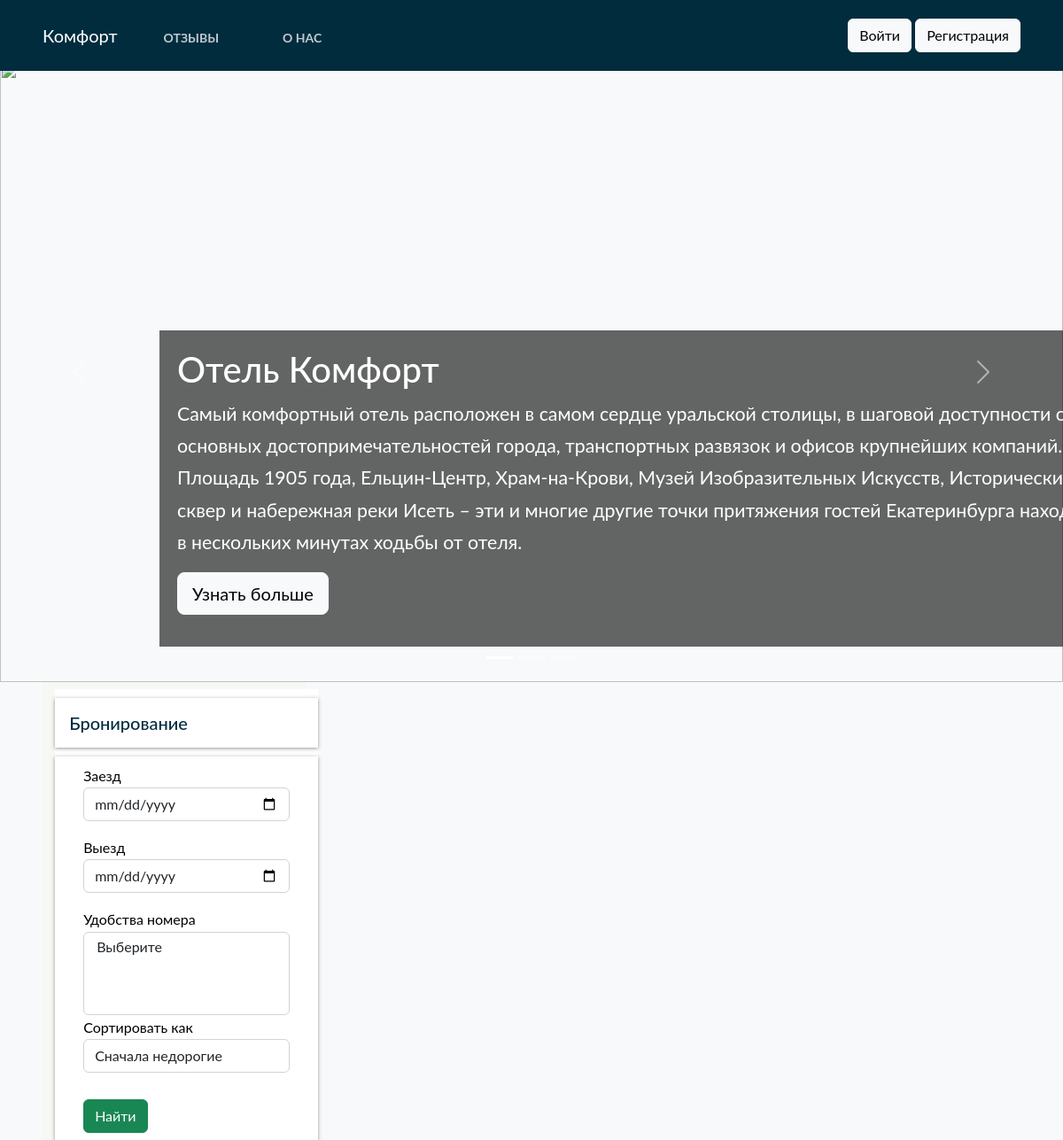
/, run on an earlier commit of the app's database.
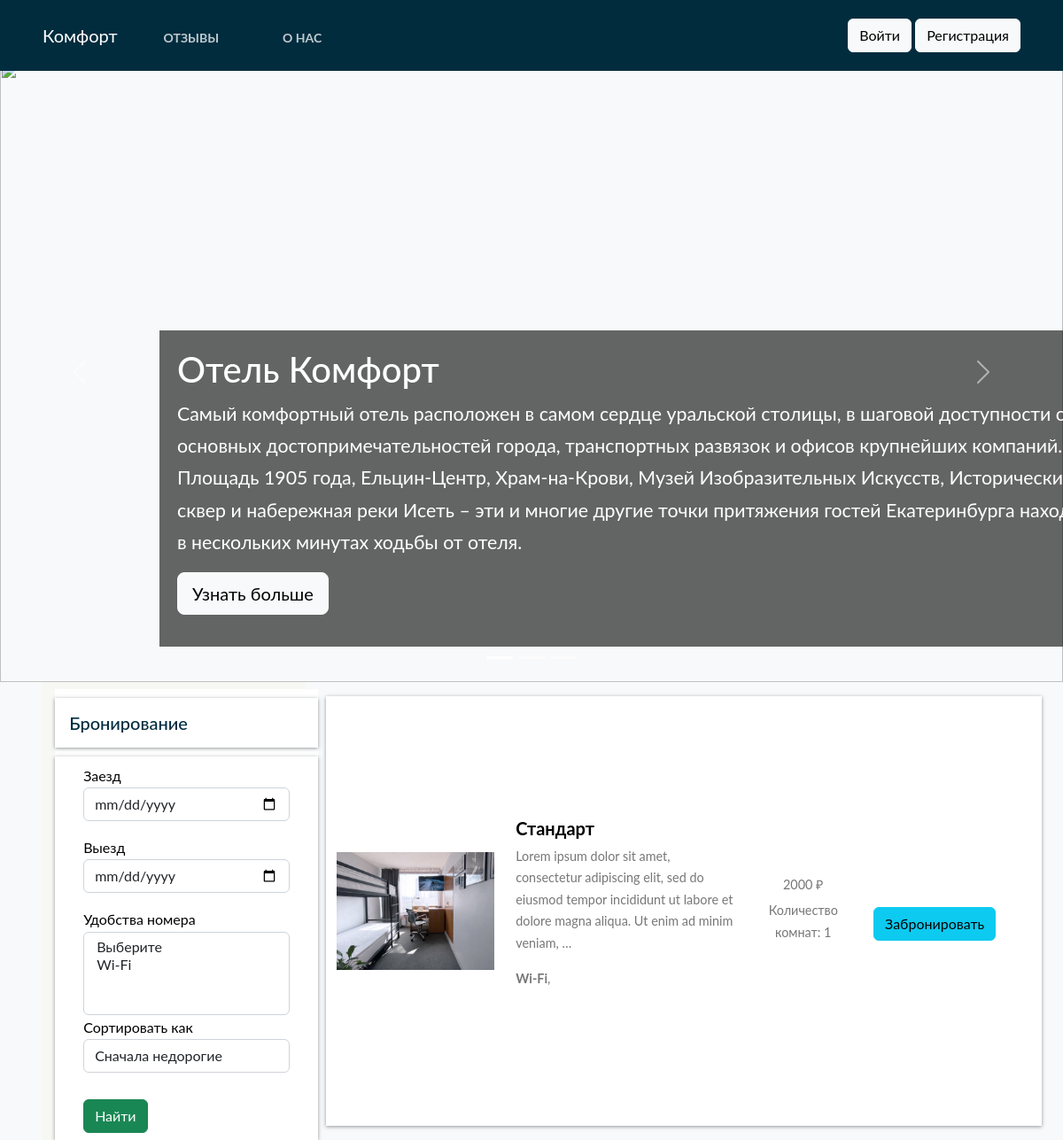
And on a later commit of the database.
### home/models.py (models this page shows, shortened)
class BaseModel(models.Model):
    uid = models.UUIDField(default=uuid.uuid4   , editable=False , primary_key=True)
    created_at = models.DateField(auto_now_add=True)
    updated_at = models.DateField(auto_now_add=True)
    class Meta:
        abstract = True

class Hotel(BaseModel):
    hotel_name= models.CharField(max_length=100)
    hotel_price = models.IntegerField()
    description = models.TextField(max_length=200)
    amenities = models.ManyToManyField(Amenities)
    room_count = models.IntegerField(default=10)

class HotelImages(BaseModel):
    hotel= models.ForeignKey(Hotel ,related_name="images", on_delete=models.CASCADE)
    images = models.ImageField(upload_to="hotels")

class Amenities(BaseModel):
    amenity_name = models.CharField(max_length=100)

### home/views.py (the view)
# urls.py: path('', home, name='home'),
def home(request):
    amenities_objs = Amenities.objects.all()
    hotels_objs = Hotel.objects.all()
    sort_by = request.GET.get('sort_by')
    search = request.GET.get('search')
    amenities = request.GET.getlist('amenities')
    print(amenities)
    if sort_by:
        if sort_by == 'ASC':
            hotels_objs = hotels_objs.order_by('hotel_price')
        elif sort_by == 'DSC':
            hotels_objs = hotels_objs.order_by('-hotel_price')
    if search:
        hotels_objs = hotels_objs.filter(
            Q(hotel_name__icontains = search) |
            Q(description__icontains = search) )
    if len(amenities):
        hotels_objs = hotels_objs.filter(amenities__amenity_name__in = amenities).distinct()
    context = {'amenities_objs' : amenities_objs , 'hotels_objs' : hotels_objs , 'sort_by' : sort_by
    , 'search' : search , 'amenities' : amenities}
    return render(request , 'home.html' ,context)

### templates/home.html (shortened to what the changed rows need)
{% extends "base.html" %}
{%  block start %}
<div id="myCarousel" class="carousel slide" data-bs-ride="carousel" style="height: 700px; margin-top:70px">
    <div class="carousel-inner">
      <div class="carousel-item active">
        <div class="container">
          <div class="carousel-caption text-start">
              <div style="background: rgba(0, 0, 0, .6); padding: 20px;width:1100px">
            <h1 style="">Отель Комфорт</h1>
            </div>
          </div>
        </div>
      </div>
    </div>
  </div>
<div class="container-fluid" style="display: flex;">
    <section class="search-container" style="background:#f7f8f3; margin-left:3%;">
        <div class="container" style="margin-left:5%; margin-right:5%">
            <div class="row">
                    <div class="col-lg-12">
                    <div class="row mt-2 justify-content-between">
                        <div class="filter-card">
                            <form action="#">
                        <div class="">
                            <div class="form-inline">
                               <label class="" for="exampleFormControlSelect1">Удобства номера</label>
                                <select name="amenities" class="form-control" multiple>
                                <option value="">Выберите</option>
                                {% for amenities_obj in amenities_objs %}
                                <option {% if amenities_obj.amenity_name in amenities  %} selected {%endif%}value="{{amenities_obj.amenity_name}}">{{amenities_obj.amenity_name}}</option>
                                    {% endfor %}
                            </select>
                            </div>
                        </div>
                        </form>
                    </div>
                 </div>
            </div>
         </div>
        </div>
    </section>
    <div class="container" style="display: flex;flex-wrap: wrap; margin-left:1%">
         {% for hotels_obj in hotels_objs %}
        <div class="row search-card-result" style="align-items: center">
            <div class="col-md-3">
                    <a href="/hotel-detail/{{hotels_obj.uid}}">
                        <img class="img-fluid" src="/media/{{hotels_obj.images.first.images}}" alt="Card image cap">
                    </a></div>
                    <div class="col-md-4">
                        <h5><a style="text-decoration:none; color: black" href="/hotel-detail/{{hotels_obj.uid}}">{{hotels_obj.hotel_name}}</a></h5>
                        <p>
                            {{hotels_obj.description|truncatechars:150}}
                        </p>
                        <p>
                            {%for amenitie in hotels_obj.amenities.all %}
                            <b>{{amenitie.amenity_name}}</b>,
                            {% endfor %}
                        </p>
                    </div>
                    <div class="col-md-2 border-left text-center more-offers">
                        <p>{{hotels_obj.hotel_price}} ₽</p>
                        <p>Количество комнат: {{hotels_obj.room_count}}</p>
                    </div>
                    <div style="margin-top:30px" class="col-md-1 border-left text-center more-offers">
                        <a  href="/hotel-detail/{{hotels_obj.uid}}">
                            <button class=" btn btn-info">Забронировать</button>
                        </a>
                    </div>
            </div>
        {% endfor %}
        </div>
</div>
{% endblock %}

What changed in the data, as far as the page shows it:
added Hotel: images.first.images (picture), hotel_name "Стандарт", description "Lorem ipsum dolor sit amet, consectetur adipiscing elit, sed do eiusmod tempor incididunt ut labore et dolore magna aliqua. Ut enim ad minim veniam, …", hotel_price "2000", room_count "1"
added Amenities: amenity_name "Wi-Fi"
Also different on the page:
form field amenities: "Выберите" → "Выберите / Wi-Fi"
